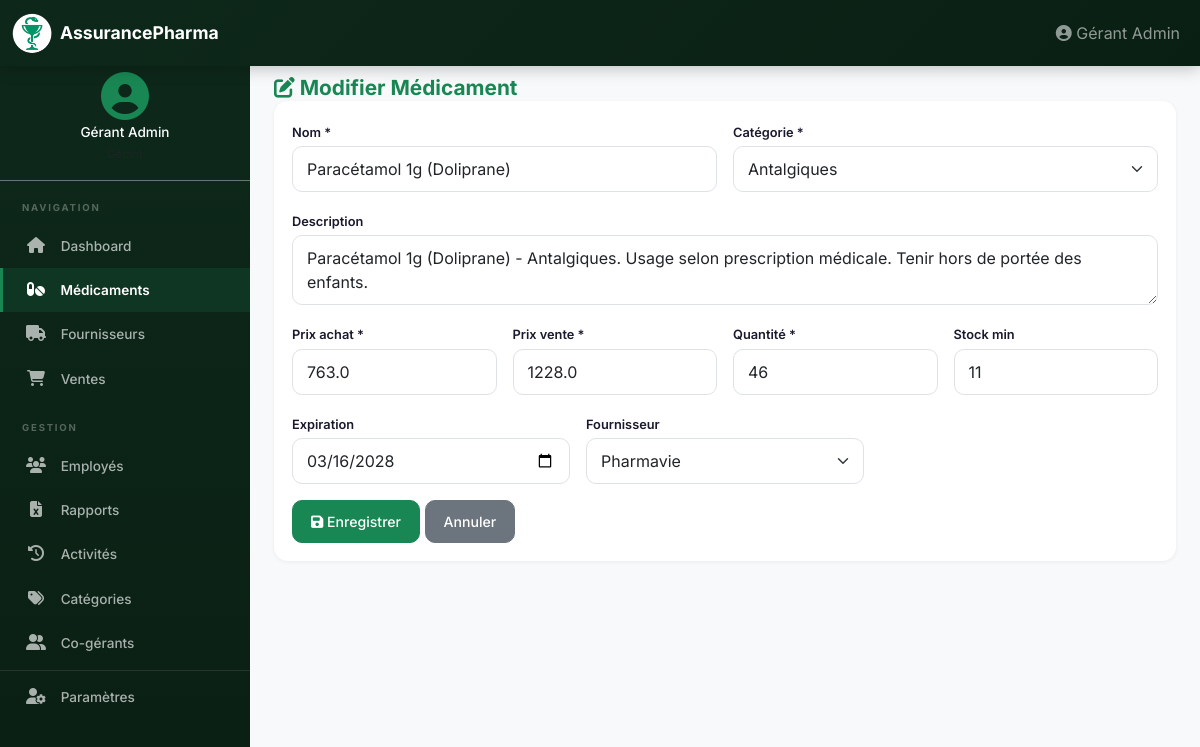
Page /medicines/2/edit (signed in) on the committed database.
### app/models/__init__.py (models this page shows, shortened)
class User(UserMixin, db.Model):
    __tablename__ = 'users'
    id = db.Column(db.Integer, primary_key=True)
    email = db.Column(db.String(120), unique=True, nullable=False, index=True)
    nom = db.Column(db.String(100), nullable=False)
    prenom = db.Column(db.String(100), nullable=False)
    password_hash = db.Column(db.String(200), nullable=False)
    role = db.Column(db.String(20), default='gerant', nullable=False)
    actif = db.Column(db.Boolean, default=True)
    created_at = db.Column(db.DateTime, default=datetime.utcnow)
    parent_id = db.Column(db.Integer, db.ForeignKey('users.id'))
    @property
    def effective_gerant_id(self):
        return self.parent_id or self.id
    medicines = db.relationship('Medicine', backref='gerant', lazy=True)
    suppliers = db.relationship('Supplier', backref='gerant', lazy=True)
    employees = db.relationship('Employee', backref='gerant', lazy=True)
    activities = db.relationship('Activity', backref='user', lazy=True)
    categories = db.relationship('Category', backref='gerant', lazy=True)
    photo = db.Column(db.String(255))

class Medicine(db.Model):
    __tablename__ = 'medicines'
    id = db.Column(db.Integer, primary_key=True)
    nom = db.Column(db.String(150), nullable=False, index=True)
    categorie = db.Column(db.String(100), nullable=False)
    description = db.Column(db.Text)
    prix_achat = db.Column(db.Float, nullable=False)
    prix_vente = db.Column(db.Float, nullable=False)
    quantite = db.Column(db.Integer, default=0)
    stock_minimum = db.Column(db.Integer, default=10)
    date_expiration = db.Column(db.Date)
    gerant_id = db.Column(db.Integer, db.ForeignKey('users.id'), nullable=False)
    fournisseur_id = db.Column(db.Integer, db.ForeignKey('suppliers.id'))
    created_at = db.Column(db.DateTime, default=datetime.utcnow)
    updated_at = db.Column(db.DateTime, default=datetime.utcnow, onupdate=datetime.utcnow)
    fournisseur = db.relationship('Supplier', backref='medicines')
    sales_items = db.relationship('SaleItem', backref='medicine', lazy=True)

class Category(db.Model):
    __tablename__ = 'categories'
    id = db.Column(db.Integer, primary_key=True)
    nom = db.Column(db.String(100), nullable=False)
    gerant_id = db.Column(db.Integer, db.ForeignKey('users.id'), nullable=False)
    created_at = db.Column(db.DateTime, default=datetime.utcnow)

class Supplier(db.Model):
    __tablename__ = 'suppliers'
    id = db.Column(db.Integer, primary_key=True)
    nom = db.Column(db.String(150), nullable=False, index=True)
    telephone = db.Column(db.String(20))
    email = db.Column(db.String(120))
    adresse = db.Column(db.Text)
    responsable = db.Column(db.String(150))
    gerant_id = db.Column(db.Integer, db.ForeignKey('users.id'), nullable=False)
    created_at = db.Column(db.DateTime, default=datetime.utcnow)
    updated_at = db.Column(db.DateTime, default=datetime.utcnow, onupdate=datetime.utcnow)

### app/routes/medicines.py (the view, shortened to what this page needs)
@medicines_bp.route('/<int:medicine_id>/edit', methods=['GET', 'POST'])
@login_required
@gerant_required
def edit_medicine(medicine_id):
    medicine = Medicine.query.get_or_404(medicine_id)
    if medicine.gerant_id != current_user.effective_gerant_id:
        flash("Non autorisé", 'error')
        return redirect(url_for('medicines.list_medicines'))
    suppliers = Supplier.query.filter_by(gerant_id=current_user.effective_gerant_id).all()
    categories = Category.query.filter_by(gerant_id=current_user.effective_gerant_id).order_by(Category.nom).all()
    return render_template('medicines/form.html', medicine=medicine, suppliers=suppliers, categories=categories)

### app/models/__init__.py (called while the page is built)
@login_manager.user_loader
def load_user(user_id):
    if user_id.startswith('E'):
        return Employee.query.get(int(user_id[1:]))
    return User.query.get(int(user_id))

### app/templates/medicines/form.html (shortened to what this page needs)
{% extends "base.html" %}
{% block content %}
<div class="fade-in">
  <h1 class="page-title">
    <i class="fas fa-{% if medicine %}edit{% else %}plus{% endif %}"></i>
    {% if medicine %}Modifier{% else %}Nouveau{% endif %} Médicament
  </h1>
  <div class="card">
    <div class="card-body">
      <form method="POST">
        <div class="row g-2 g-md-3">
          <div class="col-12 col-md-6">
            <label class="form-label">Nom *</label>
            <input type="text" class="form-control" name="nom" value="{{ medicine.nom if medicine else '' }}" required />
          </div>
          <div class="col-12 col-md-6">
            <label class="form-label">Catégorie *</label>
            <select class="form-select" name="categorie" required>
              {% for cat in categories %}
              <option value="{{ cat.nom }}" {% if medicine and medicine.categorie == cat.nom %}selected{% endif %}>{{ cat.nom }}</option>
              {% endfor %}
            </select>
          </div>
          <div class="col-12">
            <label class="form-label">Description</label>
            <textarea class="form-control" name="description" rows="2">{{ medicine.description if medicine else '' }}</textarea>
          </div>
          <div class="col-6 col-md-3">
            <label class="form-label">Prix achat *</label>
            <input type="number" step="0.01" class="form-control" name="prix_achat" value="{{ medicine.prix_achat if medicine else '' }}" required />
          </div>
          <div class="col-6 col-md-3">
            <label class="form-label">Prix vente *</label>
            <input type="number" step="0.01" class="form-control" name="prix_vente" value="{{ medicine.prix_vente if medicine else '' }}" required />
          </div>
          <div class="col-6 col-md-3">
            <label class="form-label">Quantité *</label>
            <input type="number" class="form-control" name="quantite" value="{{ medicine.quantite if medicine else '0' }}" required />
          </div>
          <div class="col-6 col-md-3">
            <label class="form-label">Stock min</label>
            <input type="number" class="form-control" name="stock_minimum" value="{{ medicine.stock_minimum if medicine else '10' }}" />
          </div>
          <div class="col-6 col-md-4">
            <label class="form-label">Expiration</label>
            <input type="date" class="form-control" name="date_expiration" value="{{ medicine.date_expiration.strftime('%Y-%m-%d') if medicine and medicine.date_expiration else '' }}" />
          </div>
          <div class="col-12 col-md-4">
            <label class="form-label">Fournisseur</label>
            <select class="form-select" name="fournisseur_id">
              {% for s in suppliers %}
              <option value="{{ s.id }}" {% if medicine and medicine.fournisseur_id == s.id %}selected{% endif %}>{{ s.nom }}</option>
              {% endfor %}
            </select>
          </div>
          <div class="col-12 mt-3">
            <button type="submit" class="btn btn-primary">
              <i class="fas fa-{% if medicine %}save{% else %}plus{% endif %}"></i>
              {% if medicine %}Enregistrer{% else %}Créer{% endif %}
            </button>
            <a href="{{ url_for('medicines.list_medicines') }}" class="btn btn-secondary">Annuler</a>
          </div>
        </div>
      </form>
    </div>
  </div>
</div>
{% endblock %}

### app/templates/base.html (shortened to what this page needs)
<!doctype html>
<html lang="fr">
  <head>
    <link href="https://cdn.jsdelivr.net/npm/bootstrap@5.3.0/dist/css/bootstrap.min.css" rel="stylesheet" />
    <link rel="stylesheet" href="https://cdnjs.cloudflare.com/ajax/libs/font-awesome/6.5.0/css/all.min.css" />
    <link rel="stylesheet" href="{{ url_for('static', filename='css/style.css') }}" />
  </head>
  <body>
    <nav class="navbar navbar-expand-lg navbar-dark bg-primary fixed-top">
      <div class="container-fluid">
        <span class="navbar-brand">
          <img src="{{ url_for('static', filename='icons/Coupe_Hygie2.png') }}" alt="Logo" class="logo-img">
          <span class="brand-text">AssurancePharma</span>
        </span>
        <div class="collapse navbar-collapse" id="navbarNav">
          <ul class="navbar-nav ms-auto align-items-center">
            {% if current_user.is_authenticated %}
            <li class="nav-item">
              <span class="nav-link" style="cursor:default">
                <i class="fas fa-user-circle"></i>
                <span class="d-none d-md-inline">{{ current_user.prenom }} {{ current_user.nom }}</span>
              </span>
            </li>
            {% endif %}
          </ul>
        </div>
      </div>
    </nav>
    {% if current_user.is_authenticated %}
    <div class="app-layout">
      <div class="sidebar desktop-only">
        <div class="sidebar-user text-center py-3 border-bottom border-secondary">
          {% if current_user.photo %}
          <img src="{{ url_for('static', filename='uploads/' + current_user.photo) }}" alt="Photo" class="rounded-circle mb-1" style="width:50px;height:50px;object-fit:cover;border:2px solid var(--primary);">
          {% else %}
          <i class="fas fa-user-circle fa-3x mb-1" style="color:var(--primary);"></i>
          {% endif %}
          <h6 class="text-white mb-0" style="font-size:0.85rem;">{{ current_user.prenom }} {{ current_user.nom }}</h6>
          <small class="text-muted" style="font-size:0.7rem;">
          </small>
        </div>
        <div class="sidebar-section">Navigation</div>
        {% if current_user.role is defined and current_user.role in ('gerant', 'co-gerant') %}
        <a class="nav-link {% if request.endpoint == 'dashboard.index' %}active{% endif %}" href="{{ url_for('dashboard.index') }}"><i class="fas fa-home"></i> Dashboard</a>
        <a class="nav-link {% if request.endpoint and request.endpoint.startswith('medicines.') %}active{% endif %}" href="{{ url_for('medicines.list_medicines') }}"><i class="fas fa-pills"></i> Médicaments</a>
        <a class="nav-link {% if request.endpoint and request.endpoint.startswith('suppliers.') %}active{% endif %}" href="{{ url_for('suppliers.list_suppliers') }}"><i class="fas fa-truck"></i> Fournisseurs</a>
        <a class="nav-link {% if request.endpoint and request.endpoint.startswith('sales.') %}active{% endif %}" href="{{ url_for('sales.list_sales') }}"><i class="fas fa-shopping-cart"></i> Ventes</a>
        <div class="sidebar-section">Gestion</div>
        <a class="nav-link {% if request.endpoint and request.endpoint.startswith('employees.') %}active{% endif %}" href="{{ url_for('employees.list_employees') }}"><i class="fas fa-users"></i> Employés</a>
        <a class="nav-link {% if request.endpoint and request.endpoint.startswith('reports.') %}active{% endif %}" href="{{ url_for('reports.index') }}"><i class="fas fa-file-excel"></i> Rapports</a>
        <a class="nav-link {% if request.endpoint and request.endpoint.startswith('activities.') %}active{% endif %}" href="{{ url_for('activities.list_activities') }}"><i class="fas fa-history"></i> Activités</a>
        <a class="nav-link {% if request.endpoint and request.endpoint.startswith('categories.') %}active{% endif %}" href="{{ url_for('categories.list_categories') }}"><i class="fas fa-tags"></i> Catégories</a>
        {% if current_user.role == 'gerant' %}
        <a class="nav-link {% if request.endpoint and 'co_gerant' in request.endpoint %}active{% endif %}" href="{{ url_for('auth.list_co_gerants') }}"><i class="fas fa-user-friends"></i> Co-gérants</a>
        {% endif %}
        <hr class="border-secondary my-1">
        <a class="nav-link {% if request.endpoint == 'auth.profil' %}active{% endif %}" href="{{ url_for('auth.profil') }}"><i class="fas fa-user-cog"></i> Paramètres</a>
        {% endif %}
      </div>
      <div class="main-content">
    {% else %}
    <div class="container-fluid px-0">
    {% endif %}
      {% block content %}{% endblock %}
    {% if current_user.is_authenticated %}
      </div>
    </div>
    {% else %}
    </div>
    {% endif %}
  </body>
</html>

### app/static/css/style.css (style rules this page uses)
:root { --primary: #198754; --primary-dark: #146c43; --primary-light: #d1e7dd; --primary-glow: rgba(25, 135, 84, 0.15); --secondary: #6c757d; --success: #198754; --warning: #ffc107; --danger: #dc3545; --info: #0dcaf0; --dark: #1a1a2e; --gray-100: #f8f9fa; --gray-200: #e9ecef; --gray-300: #dee2e6; --gray-600: #6c757d; --sidebar-width: 250px; --nav-height: 56px; --radius: 14px; --radius-sm: 10px; --shadow: 0 1px 4px rgba(0,0,0,0.06); --shadow-lg: 0 4px 20px rgba(0,0,0,0.1); }
* { box-sizing: border-box; }
body { padding-top: var(--nav-height); font-family: "Inter", "Segoe UI", Tahoma, Geneva, Verdana, sans-serif; background-color: var(--gray-100); color: var(--dark); min-height: 100vh; -webkit-font-smoothing: antialiased; }
.brand-text { font-weight: 700; font-size: 1.1rem; }
.logo-img { width: 40px; height: 40px; border-radius: 50%; object-fit: contain; margin-right: 8px; vertical-align: middle; }
.logo-img { width: 40px; height: 40px; border-radius:50%; object-fit: contain; margin-right: 8px; vertical-align: middle; }
.page-title { font-weight: 700; margin-bottom: 0; font-size: 1.3rem; color: var(--primary); }
.app-layout { display: flex; min-height: calc(100vh - var(--nav-height)); background: var(--gray-100); }
.sidebar { width: var(--sidebar-width); background: linear-gradient(180deg, #0d281a 0%, #0a1f13 100%); flex-shrink: 0; padding-top: 0; position: sticky; top: var(--nav-height); height: calc(100vh - var(--nav-height)); overflow-y: auto; z-index: 100; }
.sidebar .nav-link { color: rgba(255, 255, 255, 0.65); padding: 12px 22px; border-radius: 0; transition: all 0.2s; border-left: 3px solid transparent; font-size: 0.85rem; font-weight: 500; }
.sidebar .nav-link.active { color: white; background: rgba(25, 135, 84, 0.18); border-left-color: var(--primary); font-weight: 600; }
.sidebar .nav-link i { width: 22px; margin-right: 10px; text-align: center; font-size: 1rem; }
.sidebar .sidebar-section { color: rgba(255,255,255,0.3); font-size: 0.6rem; text-transform: uppercase; letter-spacing: 1.8px; padding: 20px 22px 8px; font-weight: 700; }
.sidebar-user { padding: 18px 20px 14px; }
.main-content { flex: 1; padding: 20px 24px; overflow-x: hidden; width: 100%; }
.navbar-dark.bg-primary { background: linear-gradient(135deg, #0d281a 0%, #0a1f13 100%) !important; box-shadow: 0 2px 16px rgba(0, 0, 0, 0.25); }
.navbar-brand { font-weight: 700; display: flex; align-items: center; }
.card { border: none; border-radius: var(--radius); box-shadow: var(--shadow); transition: box-shadow 0.3s, transform 0.2s; margin-bottom: 1rem; overflow: hidden; }
.card-body { padding: 18px; }
.btn { border-radius: 10px; font-weight: 500; padding: 10px 18px; font-size: 0.88rem; transition: all 0.2s; }
.btn-primary { background-color: var(--primary); border-color: var(--primary); }
.form-control, .form-select { border-radius: var(--radius-sm); border: 1px solid var(--gray-300); padding: 10px 14px; font-size: 16px; transition: border-color 0.2s, box-shadow 0.2s; }
.form-label { font-weight: 600; color: var(--dark); margin-bottom: 4px; font-size: 0.8rem; }
.fade-in { animation: fadeIn 0.3s ease-out; }
.bg-primary { background-color: var(--primary) !important; }

### rows in the picture
User: prenom "Gérant", nom "Admin"
Medicine: nom "Paracétamol 1g (Doliprane)", categorie "Antalgiques", description "Paracétamol 1g (Doliprane) - Antalgiques. Usage selon prescription médicale. Tenir hors de portée des enfants.", prix_achat "763.0", prix_vente "1228.0", quantite "46", stock_minimum "11", date_expiration "03/16/2028", fournisseur_id "Pharmavie"
